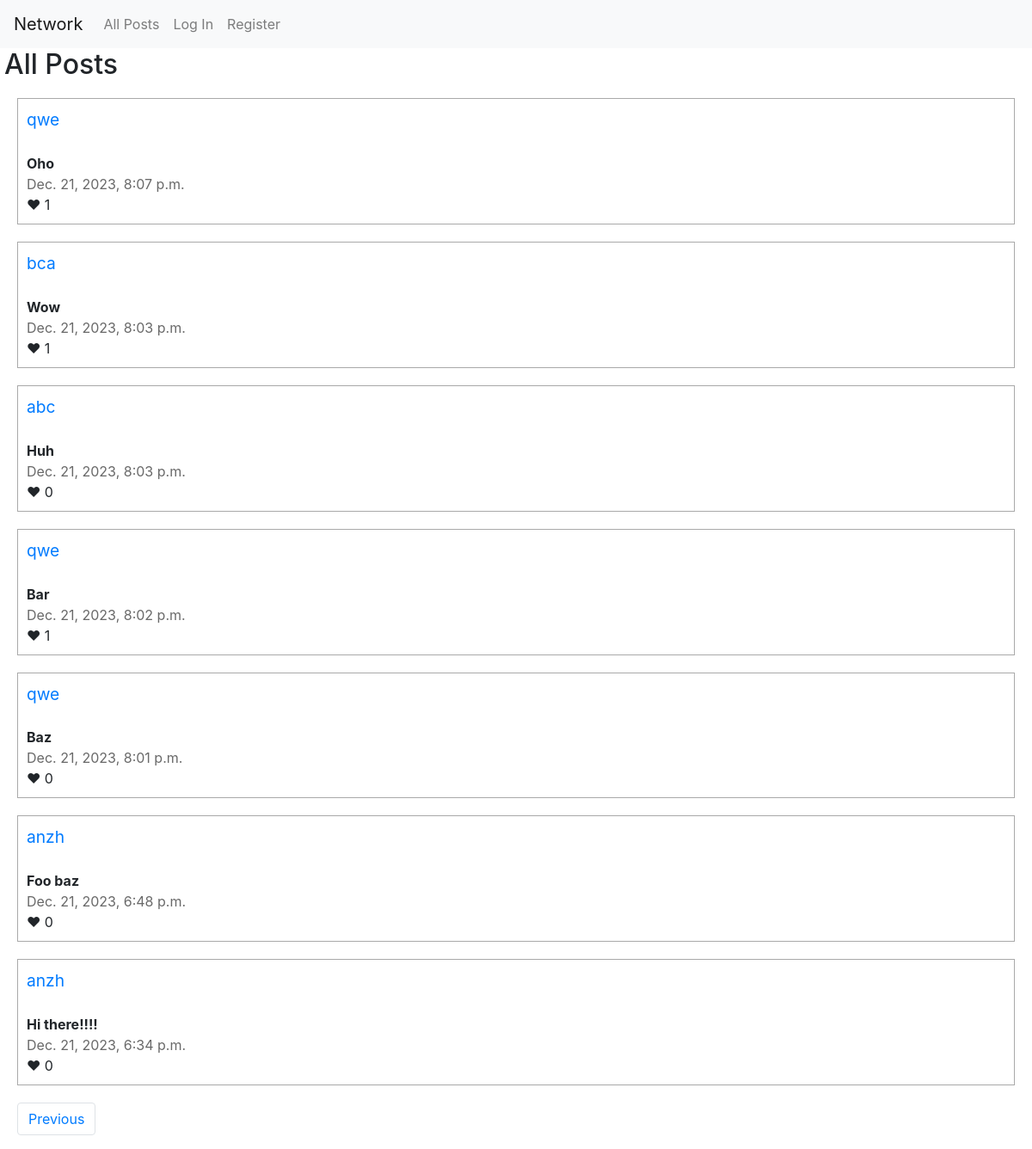
/?page=3, run on the app's committed database.
### network/models.py (models this page shows, shortened)
class Post(models.Model):
    author = models.ForeignKey(User, on_delete=models.CASCADE, blank=True, null=True, related_name="author")
    content = models.TextField()
    time = models.DateTimeField(db_default=Now())
    likes = models.IntegerField(default=0)

class User(AbstractUser):
    pass

### network/views.py (the view)
# urls.py: path("", views.index, name="index"),
@csrf_exempt
def index(request):
    posts = Post.objects.all()
    posts = posts.order_by("-time").all()
    paginator = Paginator(posts, 10)
    page_number = request.GET.get('page')
    page_obj = paginator.get_page(page_number)
    try:
        likes = Like.objects.filter(user=request.user)
        liked_posts = []
        for like in likes:
            liked_posts.append(like.post)
    except:
        liked_posts = []
    return render(request, "network/index.html" , {
        "page_obj": page_obj,
        "liked_posts": liked_posts,
    })

### network/templates/network/index.html (shortened to what this page needs)
{% extends "network/layout.html" %}
{% load static %}
{% block body %}
    <h2 style="padding-left: 5px;">All Posts</h2>
    {% for post in page_obj %}
        <div id="edit {{post.id}}" style="display: block; border-style: solid; border-width: 1px; border-color: darkgrey; padding: 10px; margin: 20px;">
            <span style="font-size: larger;"><a href="{% url 'profile' username=post.author %}">{{ post.author }}</a></span><br/><br/>
            <strong><span id="s {{post.id}}">{{ post.content }}</span></strong><br/>
            <span style="color: dimgray;">{{ post.time }}</span><br/>
            &#10084; <span id="l {{post.id}}">{{ post.likes }}</span><br/>
        </div>
    {% endfor %}
    <nav aria-label="Page navigation example">
        <ul class="pagination">
            {% if page_obj.has_previous %}
                <li class="page-item" style="padding-left: 20px;"><a class="page-link" href="?page={{ page_obj.previous_page_number }}">Previous</a></li>
            {% endif %}
        </ul>
    </nav>
{% endblock %}

### data on the page
Post: author "qwe", content "Oho", time "Dec. 21, 2023, 8:07 p.m.", likes "1"
Post: author "bca", content "Wow", time "Dec. 21, 2023, 8:03 p.m.", likes "1"
Post: author "abc", content "Huh", time "Dec. 21, 2023, 8:03 p.m.", likes "0"
Post: author "qwe", content "Bar", time "Dec. 21, 2023, 8:02 p.m.", likes "1"
Post: author "qwe", content "Baz", time "Dec. 21, 2023, 8:01 p.m.", likes "0"
Post: author "anzh", content "Foo baz", time "Dec. 21, 2023, 6:48 p.m.", likes "0"
Post: author "anzh", content "Hi there!!!!", time "Dec. 21, 2023, 6:34 p.m.", likes "0"
